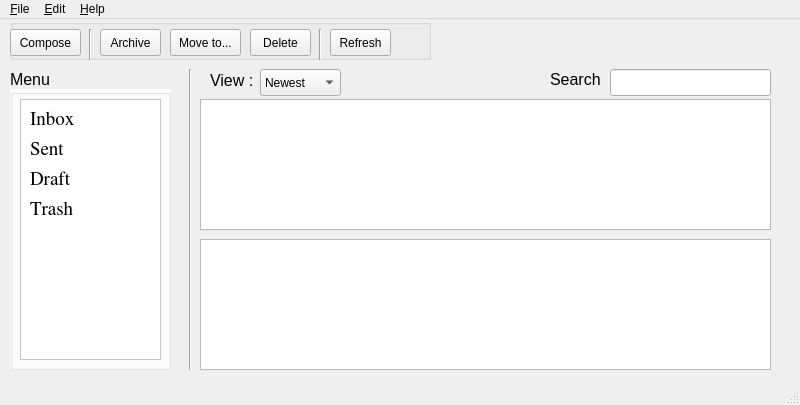
<?xml version="1.0" encoding="UTF-8"?>
<ui version="4.0">
 <class>mail_window</class>
 <widget class="QMainWindow" name="mail_window">
  <property name="geometry">
   <rect>
    <x>0</x>
    <y>0</y>
    <width>800</width>
    <height>405</height>
   </rect>
  </property>
  <property name="windowTitle">
   <string>MainWindow</string>
  </property>
  <widget class="QWidget" name="centralwidget">
   <widget class="QGroupBox" name="groupBox">
    <property name="geometry">
     <rect>
      <x>10</x>
      <y>0</y>
      <width>421</width>
      <height>41</height>
     </rect>
    </property>
    <property name="title">
     <string/>
    </property>
    <widget class="QPushButton" name="compose_pushButton">
     <property name="geometry">
      <rect>
       <x>0</x>
       <y>10</y>
       <width>71</width>
       <height>27</height>
      </rect>
     </property>
     <property name="text">
      <string>Compose</string>
     </property>
    </widget>
    <widget class="QPushButton" name="refresh_pushButton">
     <property name="geometry">
      <rect>
       <x>320</x>
       <y>10</y>
       <width>61</width>
       <height>27</height>
      </rect>
     </property>
     <property name="styleSheet">
      <string notr="true"/>
     </property>
     <property name="text">
      <string>Refresh</string>
     </property>
    </widget>
    <widget class="QPushButton" name="archive_pushButton">
     <property name="geometry">
      <rect>
       <x>90</x>
       <y>10</y>
       <width>61</width>
       <height>27</height>
      </rect>
     </property>
     <property name="text">
      <string>Archive</string>
     </property>
    </widget>
    <widget class="QPushButton" name="move_pushButton">
     <property name="geometry">
      <rect>
       <x>160</x>
       <y>10</y>
       <width>71</width>
       <height>27</height>
      </rect>
     </property>
     <property name="text">
      <string>Move to...</string>
     </property>
    </widget>
    <widget class="QPushButton" name="delete_pushButton">
     <property name="geometry">
      <rect>
       <x>240</x>
       <y>10</y>
       <width>61</width>
       <height>27</height>
      </rect>
     </property>
     <property name="text">
      <string>Delete</string>
     </property>
    </widget>
    <widget class="Line" name="line_2">
     <property name="geometry">
      <rect>
       <x>300</x>
       <y>10</y>
       <width>20</width>
       <height>31</height>
      </rect>
     </property>
     <property name="orientation">
      <enum>Qt::Vertical</enum>
     </property>
    </widget>
    <widget class="Line" name="line_3">
     <property name="geometry">
      <rect>
       <x>70</x>
       <y>10</y>
       <width>20</width>
       <height>31</height>
      </rect>
     </property>
     <property name="orientation">
      <enum>Qt::Vertical</enum>
     </property>
    </widget>
   </widget>
   <widget class="QGroupBox" name="groupBox_2">
    <property name="geometry">
     <rect>
      <x>10</x>
      <y>70</y>
      <width>161</width>
      <height>281</height>
     </rect>
    </property>
    <property name="autoFillBackground">
     <bool>false</bool>
    </property>
    <property name="styleSheet">
     <string notr="true">
background-color: rgb(255, 255, 255);</string>
    </property>
    <property name="title">
     <string/>
    </property>
    <widget class="QTreeView" name="menu">
     <property name="geometry">
      <rect>
       <x>10</x>
       <y>10</y>
       <width>141</width>
       <height>261</height>
      </rect>
     </property>
    </widget>
    <widget class="QLabel" name="inbox_label">
     <property name="geometry">
      <rect>
       <x>20</x>
       <y>20</y>
       <width>56</width>
       <height>17</height>
      </rect>
     </property>
     <property name="font">
      <font>
       <family>Nimbus Roman No9 L</family>
       <pointsize>14</pointsize>
      </font>
     </property>
     <property name="text">
      <string>Inbox</string>
     </property>
    </widget>
    <widget class="QLabel" name="sent_label">
     <property name="geometry">
      <rect>
       <x>20</x>
       <y>50</y>
       <width>56</width>
       <height>17</height>
      </rect>
     </property>
     <property name="font">
      <font>
       <family>Nimbus Roman No9 L</family>
       <pointsize>14</pointsize>
      </font>
     </property>
     <property name="text">
      <string>Sent</string>
     </property>
    </widget>
    <widget class="QLabel" name="draft_label">
     <property name="geometry">
      <rect>
       <x>20</x>
       <y>80</y>
       <width>56</width>
       <height>17</height>
      </rect>
     </property>
     <property name="font">
      <font>
       <family>Nimbus Roman No9 L</family>
       <pointsize>14</pointsize>
      </font>
     </property>
     <property name="text">
      <string>Draft</string>
     </property>
    </widget>
    <widget class="QLabel" name="trash_label">
     <property name="geometry">
      <rect>
       <x>20</x>
       <y>110</y>
       <width>56</width>
       <height>17</height>
      </rect>
     </property>
     <property name="font">
      <font>
       <family>Nimbus Roman No9 L</family>
       <pointsize>14</pointsize>
      </font>
     </property>
     <property name="text">
      <string>Trash</string>
     </property>
    </widget>
   </widget>
   <widget class="Line" name="line">
    <property name="geometry">
     <rect>
      <x>180</x>
      <y>50</y>
      <width>20</width>
      <height>301</height>
     </rect>
    </property>
    <property name="orientation">
     <enum>Qt::Vertical</enum>
    </property>
   </widget>
   <widget class="QComboBox" name="comboBox">
    <property name="geometry">
     <rect>
      <x>260</x>
      <y>50</y>
      <width>81</width>
      <height>27</height>
     </rect>
    </property>
    <item>
     <property name="text">
      <string>Newest</string>
     </property>
    </item>
    <item>
     <property name="text">
      <string>Oldest</string>
     </property>
    </item>
    <item>
     <property name="text">
      <string>Unread</string>
     </property>
    </item>
   </widget>
   <widget class="QLabel" name="menu_label">
    <property name="geometry">
     <rect>
      <x>10</x>
      <y>40</y>
      <width>56</width>
      <height>41</height>
     </rect>
    </property>
    <property name="font">
     <font>
      <pointsize>12</pointsize>
      <weight>50</weight>
      <bold>false</bold>
     </font>
    </property>
    <property name="text">
     <string>Menu</string>
    </property>
   </widget>
   <widget class="QLabel" name="view_label">
    <property name="geometry">
     <rect>
      <x>210</x>
      <y>46</y>
      <width>56</width>
      <height>31</height>
     </rect>
    </property>
    <property name="font">
     <font>
      <pointsize>12</pointsize>
     </font>
    </property>
    <property name="text">
     <string>View :</string>
    </property>
   </widget>
   <widget class="QLabel" name="search_label">
    <property name="geometry">
     <rect>
      <x>550</x>
      <y>40</y>
      <width>56</width>
      <height>41</height>
     </rect>
    </property>
    <property name="font">
     <font>
      <pointsize>12</pointsize>
     </font>
    </property>
    <property name="text">
     <string>Search :</string>
    </property>
   </widget>
   <widget class="QLineEdit" name="lineEdit">
    <property name="geometry">
     <rect>
      <x>610</x>
      <y>50</y>
      <width>161</width>
      <height>27</height>
     </rect>
    </property>
   </widget>
   <widget class="QTextBrowser" name="textBrowser">
    <property name="geometry">
     <rect>
      <x>200</x>
      <y>80</y>
      <width>571</width>
      <height>131</height>
     </rect>
    </property>
   </widget>
   <widget class="QTextBrowser" name="textBrowser_2">
    <property name="geometry">
     <rect>
      <x>200</x>
      <y>220</y>
      <width>571</width>
      <height>131</height>
     </rect>
    </property>
   </widget>
  </widget>
  <widget class="QMenuBar" name="menubar">
   <property name="geometry">
    <rect>
     <x>0</x>
     <y>0</y>
     <width>800</width>
     <height>25</height>
    </rect>
   </property>
   <widget class="QMenu" name="menuFile">
    <property name="title">
     <string>&amp;File</string>
    </property>
    <addaction name="actionNew"/>
    <addaction name="actionSave"/>
    <addaction name="actionClose"/>
   </widget>
   <widget class="QMenu" name="menuEdit">
    <property name="title">
     <string>&amp;Edit</string>
    </property>
   </widget>
   <widget class="QMenu" name="menuHelp">
    <property name="title">
     <string>&amp;Help</string>
    </property>
   </widget>
   <addaction name="menuFile"/>
   <addaction name="menuEdit"/>
   <addaction name="menuHelp"/>
  </widget>
  <widget class="QStatusBar" name="statusbar"/>
  <action name="actionNew">
   <property name="text">
    <string>New</string>
   </property>
  </action>
  <action name="actionSave">
   <property name="text">
    <string>Save</string>
   </property>
  </action>
  <action name="actionClose">
   <property name="text">
    <string>Close</string>
   </property>
  </action>
 </widget>
 <resources/>
 <connections/>
</ui>
